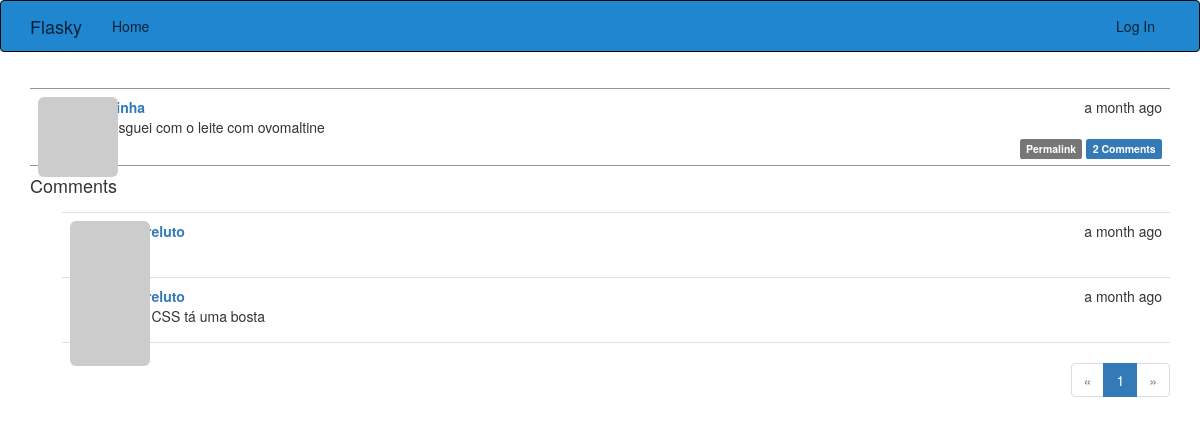
The app's page /post/4 with its own data.
### app/models.py (models this page shows, shortened)
class Post(db.Model):
    __tablename__ = 'Posts'
    id = db.Column(db.Integer, primary_key=True)
    body = db.Column(db.Text)
    timestamp = db.Column(db.DateTime, index=True, default=datetime.utcnow)
    author_id = db.Column(db.Integer, db.ForeignKey('users.id'))
    body_html = db.Column(db.Text)
    comments = db.relationship('Comment', backref='post', lazy='dynamic')

class Comment(db.Model):
    __tablename__='comments'
    id = db.Column(db.Integer, primary_key=True)
    body = db.Column(db.Text)
    body_html = db.Column(db.Text)
    timestamp= db.Column(db.DateTime, index=True, default=datetime.utcnow)
    disable = db.Column(db.Boolean)
    author_id = db.Column(db.Integer, db.ForeignKey('users.id'))
    post_id = db.Column(db.Integer, db.ForeignKey('Posts.id'))

class User(UserMixin, db.Model):
    __tablename__ = 'users'
    id = db.Column(db.Integer, primary_key=True)
    email = db.Column(db.String(65), unique=True, index=True)
    username = db.Column(db.String(64), unique=True, index=True)
    password_hash = db.Column(db.String(128))
    role_id = db.Column(db.Integer, db.ForeignKey('roles.id'))
    confirmed = db.Column(db.Boolean,  default=False)
    name = db.Column(db.String(64))
    location = db.Column(db.String(64))
    about_me = db.Column(db.Text())
    menber_since = db.Column(db.DateTime(), default=datetime.utcnow)
    last_seen = db.Column(db.DateTime(), default=datetime.utcnow)
    avatar_hash = db.Column(db.String(32))
    posts = db.relationship('Post', backref='author', lazy='dynamic')
    followed = db.relationship('Follow', foreign_keys=[Follow.follower_id],
                                 backref=db.backref('follower', lazy='joined'),
                                 lazy='dynamic', cascade='all,  delete-orphan')
    followers = db.relationship('Follow',foreign_keys=[Follow.followed_id],
                                 backref=db.backref('followed', lazy='joined'),
                                 lazy='dynamic', cascade='all, delete-orphan')
    comments = db.relationship('Comment', backref='author', lazy='dynamic')
    @property
    def password(self):
        raise AttributeError('Password is not a readable attribute')
    def gravatar(self, size=100, default='identicon', ratting='g'):
        if request.is_secure:
            url = 'https://secure.gravatar.com/avatar'
        else:
            url = 'https://secure.gravatar.com/avatar'
            hash = self.avatar_hash or self.gravatar_hash()
            return '{url}/{hash}?s={size}&d={default}&r={ratting}'.format(
                url=url, hash=hash, size=size, default=default, ratting=ratting)

### app/main/views.py (the view)
@main.route('/post/<int:id>', methods=['GET', 'POST'])
def post(id):
    post = Post.query.get_or_404(id)
    form=CommentForm()
    if form.validate_on_submit():
        comment = Comment(body=form.body.data, post=post, author=current_user._get_current_object())
        db.session.add(comment)
        db.session.commit()
        flash('your comment has been published')
        return redirect(url_for('.post', id=post.id, page=1))
    page = request.args.get('page', 1, type=int)
    if page == 1:
        page = (post.comments.count() -1) // current_app.config['FLASKY_COMMENTS_PER_PAGE'] + 1
    pagination = post.comments.order_by(Comment.timestamp.asc()).paginate(page,
        per_page=current_app.config['FLASKY_COMMENTS_PER_PAGE'], error_out=False)
    comments = pagination.items
    return render_template('post.html', posts=[post], form=form, comments=comments, pagination=pagination)

### app/auth/views.py (called while the page is built)
@auth.before_app_request
def before_request():
    if current_user.is_authenticated:
        current_user.ping()
        if not current_user.confirmed \
                and request.endpoint \
                and request.blueprint != 'auth'\
                and request.endpoint != 'static':
            return  redirect(url_for('auth.unconfirmed'))

### app/main/__init__.py (called while the page is built)
@main.app_context_processor
def inject_permissions():
    return dict(Permission=Permission)

### app/models.py (called while the page is built)
    def can(self, permissions):
        return  False

    def is_administrator(self):
        return False

### app/templates/post.html (shortened to what this page needs)
{% extends "base.html" %}
{% import "bootstrap/wtf.html" as wtf %}
{% import "_macros.html" as macros %}
{% block page_content %}
{% include '_posts.html' %}
<h4 id="comments">Comments</h4>
{% include '_comments.html' %}
{% if pagination %}
<div class="pagination">
    {{ macros.pagination_widget(pagination, '.post', fragment='#comments', id=posts[0].id) }}
</div>
{% endif %}
{% endblock %}

### app/templates/_posts.html (shortened to what this page needs)
<ul class="posts">
    {% for post in posts %}
    <li class="post">
        <div class="post-thumbnail">
            <a href="{{ url_for('.user', username=post.author.username) }}">
                <img class="img-rounded profile-thumbnail" src="{{ post.author.gravatar(size=40) }}">
            </a>
        </div>
        <div class="post-content">
            <div class="post-date">{{ moment(post.timestamp).fromNow() }}</div>
            <div class="post-author"><a href="{{ url_for('.user', username=post.author.username) }}">{{ post.author.username }}</a></div>
            <div class="post-body">
                {% if post.body_html %}
                    {{ post.body_html | safe }}
                {% else %}
                    {{ post.body }}
                {% endif %}
            </div>
            <div class="post-footer" >
                <a href="{{ url_for('.post', id=post.id) }}">
                    <span class="label label-default">Permalink</span>
                </a>
                <a href="{{ url_for('.post', id=post.id) }}#comments">
                    <span class="label label-primary">{{ post.comments.count() }} Comments</span>
                </a>
            </div>
        </div>
    </li>
    {% endfor %}
</ul>

### app/templates/_comments.html (shortened to what this page needs)
<ul class="comments">
    {% for comment in comments %}
    <li class="comment">
        <div class="comment-thumbnail">
            <a href="{{ url_for('.user', username=comment.author.username) }}">
                <img class="img-rounded profile-thumbnail" src="{{ comment.author.gravatar(size=40) }}">
            </a>
        </div>
        <div class="comment-content">
            <div class="comment-date">{{ moment(comment.timestamp).fromNow() }}</div>
            <div class="comment-author"><a href="{{ url_for('.user', username=comment.author.username) }}">{{ comment.author.username }}</a></div>
            <div class="comment-body">
                {% if moderate or not comment.disable %}
                    {% if comment.body_html %}
                        {{ comment.body_html | safe }}
                    {% else %}
                        {{ comment.body }}
                    {% endif %}
                    {% endif %}
            </div>
        </div>
    </li>
    {% endfor %}
</ul>

### app/static/CSS/styles.css (style rules this page uses)
.profile-thumbnail { position: absolute; }
ul.posts { list-style-type: none; padding: 0px; margin: 16px 0px 0px 0px; border-top: 1px solid #0000006b; }
ul.posts li.post { padding: 8px; border-bottom: 1px solid #0000006b; }
div.post-date { float: right; }
div.post-author { font-weight: bold; }
div.post-thumbnail { position: absolute; }
div.post-content { margin-left: 48px; min-height: 48px; }
div.pagination { width: 100%; text-align: right; padding: 0px; margin: 0px; }
div.post-footer { text-align: right; }
ul.comments { list-style-type: none; padding: 0px; margin: 16px 0px 0px 0px; }
ul.comments li.comment { margin-left: 32px; padding: 8px; border-bottom: 1px solid #e0e0e0; }
ul.comments li.comment:nth-child(1) { border-top: 1px solid #e0e0e0; }
div.comment-date { float: right; }
div.comment-author { font-weight: bold; }
div.comment-thumbnail { position: absolute; }
div.comment-content { margin-left: 48px; min-height: 48px; }

### records on screen
Post: timestamp "a month ago", body "Engasguei com o leite com ovomaltine", comments.count "2"
Comment: timestamp "a month ago", author.username "Azzireluto"
Comment: timestamp "a month ago", author.username "Azzireluto", body_html "essa CSS tá uma bosta"

### other values on screen
{{ p }} "1"
